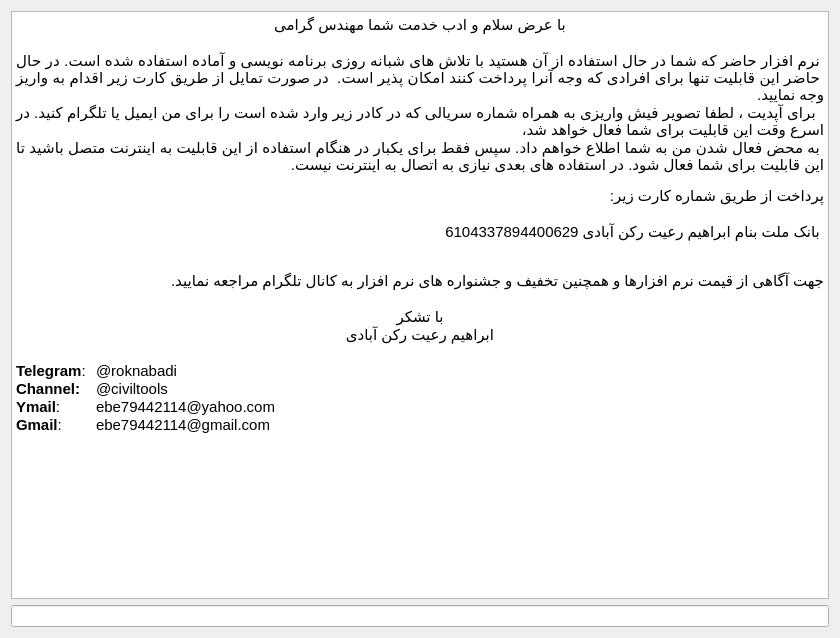
<?xml version="1.0" encoding="UTF-8"?>
<ui version="4.0">
 <class>about</class>
 <widget class="QDialog" name="about">
  <property name="windowModality">
   <enum>Qt::NonModal</enum>
  </property>
  <property name="geometry">
   <rect>
    <x>0</x>
    <y>0</y>
    <width>840</width>
    <height>638</height>
   </rect>
  </property>
  <property name="windowTitle">
   <string>Dialog</string>
  </property>
  <property name="modal">
   <bool>false</bool>
  </property>
  <layout class="QHBoxLayout" name="horizontalLayout">
   <item>
    <layout class="QVBoxLayout" name="verticalLayout">
     <item>
      <widget class="QTextEdit" name="textEdit">
       <property name="html">
        <string>&lt;!DOCTYPE HTML PUBLIC &quot;-//W3C//DTD HTML 4.0//EN&quot; &quot;http://www.w3.org/TR/REC-html40/strict.dtd&quot;&gt;
&lt;html&gt;&lt;head&gt;&lt;meta name=&quot;qrichtext&quot; content=&quot;1&quot; /&gt;&lt;style type=&quot;text/css&quot;&gt;
p, li { white-space: pre-wrap; }
&lt;/style&gt;&lt;/head&gt;&lt;body style=&quot; font-family:'MS Shell Dlg 2'; font-size:7.8pt; font-weight:400; font-style:normal;&quot;&gt;
&lt;p align=&quot;center&quot; dir='rtl' style=&quot; margin-top:0px; margin-bottom:0px; margin-left:0px; margin-right:0px; -qt-block-indent:0; text-indent:0px;&quot;&gt;&lt;span style=&quot; font-family:'Ubuntu'; font-size:11pt;&quot;&gt;با عرض سلام و ادب خدمت شما مهندس گرامی&lt;/span&gt;&lt;/p&gt;
&lt;p align=&quot;center&quot; dir='rtl' style=&quot;-qt-paragraph-type:empty; margin-top:0px; margin-bottom:0px; margin-left:0px; margin-right:0px; -qt-block-indent:0; text-indent:0px; font-family:'Ubuntu'; font-size:11pt;&quot;&gt;&lt;br /&gt;&lt;/p&gt;
&lt;p align=&quot;justify&quot; dir='rtl' style=&quot; margin-top:0px; margin-bottom:0px; margin-left:0px; margin-right:0px; -qt-block-indent:0; text-indent:0px;&quot;&gt;&lt;span style=&quot; font-family:'Ubuntu'; font-size:11pt;&quot;&gt;نرم افزار حاضر که شما در حال استفاده از آن هستید با تلاش های شبانه روزی برنامه نویسی و آماده استفاده شده است. در حال حاضر این قابلیت تنها برای افرادی که وجه آنرا پرداخت کنند امکان پذیر است.  در صورت تمایل از طریق کارت زیر اقدام به واریز وجه نمایید.&lt;/span&gt;&lt;/p&gt;
&lt;p align=&quot;justify&quot; dir='rtl' style=&quot; margin-top:0px; margin-bottom:0px; margin-left:0px; margin-right:0px; -qt-block-indent:0; text-indent:0px;&quot;&gt;&lt;span style=&quot; font-family:'Ubuntu'; font-size:11pt;&quot;&gt; برای آپدیت ، لطفا تصویر فیش واریزی به همراه شماره سریالی که در کادر زیر وارد شده است را برای من ایمیل یا تلگرام کنید. در اسرع وقت این قابلیت برای شما فعال خواهد شد،&lt;/span&gt;&lt;/p&gt;
&lt;p align=&quot;justify&quot; dir='rtl' style=&quot; margin-top:0px; margin-bottom:0px; margin-left:0px; margin-right:0px; -qt-block-indent:0; text-indent:0px;&quot;&gt;&lt;span style=&quot; font-family:'Ubuntu'; font-size:11pt;&quot;&gt;به محض فعال شدن من به شما اطلاع خواهم داد. سپس فقط برای یکبار در هنگام استفاده از این قابلیت به اینترنت متصل باشید تا این قابلیت برای شما فعال شود. در استفاده های بعدی نیازی به اتصال به اینترنت نیست.&lt;/span&gt;&lt;/p&gt;
&lt;p align=&quot;right&quot; dir='rtl' style=&quot;-qt-paragraph-type:empty; margin-top:0px; margin-bottom:0px; margin-left:0px; margin-right:0px; -qt-block-indent:0; text-indent:0px;&quot;&gt;&lt;br /&gt;&lt;/p&gt;
&lt;p align=&quot;right&quot; dir='rtl' style=&quot; margin-top:0px; margin-bottom:0px; margin-left:0px; margin-right:0px; -qt-block-indent:0; text-indent:0px;&quot;&gt;&lt;span style=&quot; font-family:'Ubuntu'; font-size:11pt;&quot;&gt;پرداخت از طریق شماره کارت زیر:&lt;/span&gt;&lt;/p&gt;
&lt;p align=&quot;right&quot; dir='rtl' style=&quot;-qt-paragraph-type:empty; margin-top:0px; margin-bottom:0px; margin-left:0px; margin-right:0px; -qt-block-indent:0; text-indent:0px; font-family:'Ubuntu'; font-size:11pt;&quot;&gt;&lt;br /&gt;&lt;/p&gt;
&lt;p align=&quot;right&quot; dir='rtl' style=&quot; margin-top:0px; margin-bottom:0px; margin-left:0px; margin-right:0px; -qt-block-indent:0; text-indent:0px;&quot;&gt;&lt;span style=&quot; font-family:'Ubuntu'; font-size:11pt;&quot;&gt; بانک ملت بنام ابراهیم رعیت&lt;/span&gt;&lt;span style=&quot; font-family:'Ubuntu'; font-size:11pt; color:#000000;&quot;&gt; رکن آبادی 6104337894400629&lt;/span&gt;&lt;/p&gt;
&lt;p align=&quot;right&quot; dir='rtl' style=&quot;-qt-paragraph-type:empty; margin-top:0px; margin-bottom:0px; margin-left:0px; margin-right:0px; -qt-block-indent:0; text-indent:0px;&quot;&gt;&lt;br /&gt;&lt;/p&gt;
&lt;p align=&quot;right&quot; dir='rtl' style=&quot;-qt-paragraph-type:empty; margin-top:0px; margin-bottom:0px; margin-left:0px; margin-right:0px; -qt-block-indent:0; text-indent:0px; font-family:'Ubuntu'; font-size:11pt; color:#000000;&quot;&gt;&lt;br /&gt;&lt;/p&gt;
&lt;p align=&quot;right&quot; dir='rtl' style=&quot; margin-top:0px; margin-bottom:0px; margin-left:0px; margin-right:0px; -qt-block-indent:0; text-indent:0px;&quot;&gt;&lt;span style=&quot; font-family:'Ubuntu'; font-size:11pt; color:#000000;&quot;&gt;جهت آگاهی از قیمت نرم افزارها و همچنین تخفیف و جشنواره های نرم افزار به کانال تلگرام مراجعه نمایید.&lt;/span&gt;&lt;/p&gt;
&lt;p align=&quot;right&quot; dir='rtl' style=&quot;-qt-paragraph-type:empty; margin-top:0px; margin-bottom:0px; margin-left:0px; margin-right:0px; -qt-block-indent:0; text-indent:0px; font-family:'Ubuntu'; font-size:11pt; font-weight:600;&quot;&gt;&lt;br /&gt;&lt;/p&gt;
&lt;p align=&quot;center&quot; dir='rtl' style=&quot; margin-top:0px; margin-bottom:0px; margin-left:0px; margin-right:0px; -qt-block-indent:0; text-indent:0px;&quot;&gt;&lt;span style=&quot; font-family:'Ubuntu'; font-size:11pt;&quot;&gt;با تشکر&lt;/span&gt;&lt;/p&gt;
&lt;p align=&quot;center&quot; dir='rtl' style=&quot; margin-top:0px; margin-bottom:0px; margin-left:0px; margin-right:0px; -qt-block-indent:0; text-indent:0px;&quot;&gt;&lt;span style=&quot; font-family:'Ubuntu'; font-size:11pt;&quot;&gt;ابراهیم رعیت رکن آبادی&lt;/span&gt;&lt;/p&gt;
&lt;p align=&quot;right&quot; dir='rtl' style=&quot;-qt-paragraph-type:empty; margin-top:0px; margin-bottom:0px; margin-left:0px; margin-right:0px; -qt-block-indent:0; text-indent:0px; font-family:'Ubuntu'; font-size:11pt;&quot;&gt;&lt;br /&gt;&lt;/p&gt;
&lt;p style=&quot; margin-top:0px; margin-bottom:0px; margin-left:0px; margin-right:0px; -qt-block-indent:0; text-indent:0px;&quot;&gt;&lt;span style=&quot; font-family:'Ubuntu'; font-size:11pt; font-weight:600;&quot;&gt;Telegram&lt;/span&gt;&lt;span style=&quot; font-family:'Ubuntu'; font-size:11pt;&quot;&gt;: 	@roknabadi&lt;/span&gt;&lt;/p&gt;
&lt;p style=&quot; margin-top:0px; margin-bottom:0px; margin-left:0px; margin-right:0px; -qt-block-indent:0; text-indent:0px;&quot;&gt;&lt;span style=&quot; font-family:'Ubuntu'; font-size:11pt; font-weight:600;&quot;&gt;Channel:&lt;/span&gt;&lt;span style=&quot; font-family:'Ubuntu'; font-size:11pt;&quot;&gt; 	@civiltools&lt;/span&gt;&lt;/p&gt;
&lt;p style=&quot; margin-top:0px; margin-bottom:0px; margin-left:0px; margin-right:0px; -qt-block-indent:0; text-indent:0px;&quot;&gt;&lt;span style=&quot; font-family:'Ubuntu'; font-size:11pt; font-weight:600;&quot;&gt;Ymail&lt;/span&gt;&lt;span style=&quot; font-family:'Ubuntu'; font-size:11pt;&quot;&gt;: 	ebe79442114@yahoo.com&lt;/span&gt;&lt;/p&gt;
&lt;p style=&quot; margin-top:0px; margin-bottom:0px; margin-left:0px; margin-right:0px; -qt-block-indent:0; text-indent:0px;&quot;&gt;&lt;span style=&quot; font-family:'Ubuntu'; font-size:11pt; font-weight:600;&quot;&gt;Gmail&lt;/span&gt;&lt;span style=&quot; font-family:'Ubuntu'; font-size:11pt;&quot;&gt;: 	ebe79442114@gmail.com&lt;/span&gt;&lt;/p&gt;
&lt;p align=&quot;right&quot; dir='rtl' style=&quot;-qt-paragraph-type:empty; margin-top:0px; margin-bottom:0px; margin-left:0px; margin-right:0px; -qt-block-indent:0; text-indent:0px; font-family:'Ubuntu'; font-size:11pt; font-weight:600;&quot;&gt;&lt;br /&gt;&lt;/p&gt;&lt;/body&gt;&lt;/html&gt;</string>
       </property>
      </widget>
     </item>
     <item>
      <widget class="QLineEdit" name="serial"/>
     </item>
    </layout>
   </item>
  </layout>
 </widget>
 <resources/>
 <connections/>
</ui>
